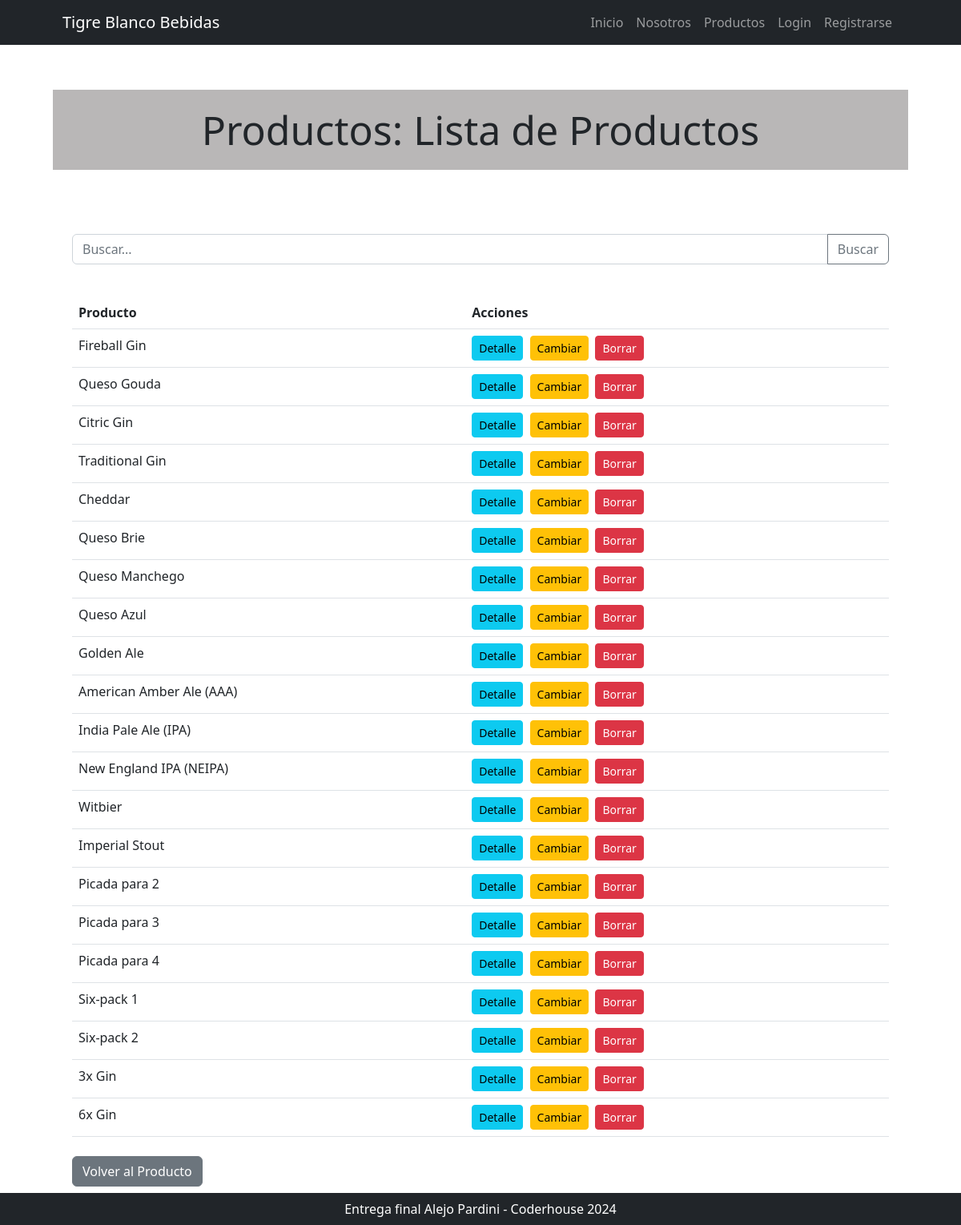
The page /producto/producto/list/ on the database its author committed.
### producto/models.py (models this page shows, shortened)
class Producto(models.Model):
    categoria_id = models.ForeignKey(
        ProductoCategoria, null=True, blank=True, on_delete=models.SET_NULL, verbose_name="categoría de producto"
    )
    nombre = models.CharField(max_length=100)
    unidad_medida = models.CharField(max_length=100)
    cantidad = models.FloatField()
    precio = models.FloatField()
    descripcion = models.TextField(null=True, blank=True, verbose_name="descripción")
    fecha_actualizacion = models.DateField(
        null=True, blank=True, default=timezone.now, editable=False, verbose_name="fecha de actualización"
    )
    class Meta:
        verbose_name = "producto"
        verbose_name_plural = "productos"

### producto/views.py (the view)
# urls.py: path("producto/list/", views.ProductoList.as_view(), name="producto_list"),
class ProductoList(ListView):
    model = models.Producto
    def get_queryset(self) -> QuerySet:
        if self.request.GET.get("consulta"):
            consulta = self.request.GET.get("consulta")
            object_list = models.Producto.objects.filter(nombre__icontains=consulta)
        else:
            object_list = models.Producto.objects.all()
        return object_list

### producto/templates/producto/producto_list.html
{% extends 'core/base.html' %}
{% block titulo %}
<h1 class="logout">Productos: Lista de Productos</h1>
{% endblock titulo %}
{% block contenido %}
    <div class="container my-5">
        <div class="py-4">
            <form class="input-group mb-3"
                  action="{% url 'producto:producto_list' %}"
                  method="get">
                <input type="text"
                       class="form-control"
                       name="consulta"
                       placeholder="Buscar..."
                       aria-label="Buscar">
                <button class="btn btn-outline-secondary" type="submit" id="button-addon2">Buscar</button>
            </form>
        </div>
        <table class="table table-hover">
            <thead>
                <tr>
                    <th scope="col">Producto</th>
                    <th scope="col">Acciones</th>
                </tr>
            </thead>
            <tbody>
                {% for producto in object_list %}
                    <tr>
                        <td>{{ producto.nombre }}</td>
                        <td>
                            <a class="btn btn-info btn-sm me-1"
                               href="{% url 'producto:producto_detail' producto.id %}">Detalle</a>
                            <a class="btn btn-warning btn-sm me-1"
                               href="{% url 'producto:producto_update' producto.id %}">Cambiar</a>
                            <a class="btn btn-danger btn-sm"
                               href="{% url 'producto:producto_delete' producto.id %}">Borrar</a>
                        </td>
                    </tr>
                {% endfor %}
            </tbody>
        </table>
        <div class="mt-4">
            <a class="btn btn-secondary"
               href="{% url 'producto:editar_producto' %}"
               role="button">Volver al Producto</a>
        </div>
    </div>
{% endblock contenido %}

### core/static/core/css/usuarios_styles.css (style rules this page uses)
.logout, .login, .productos, .registro { font-size: 50px; text-align: center; background-color: rgb(185, 183, 183); padding-top: 20px; padding-bottom: 20px; }

### rows shown on the page
Producto: nombre "Fireball Gin"
Producto: nombre "Queso Gouda"
Producto: nombre "Citric Gin"
Producto: nombre "Traditional Gin"
Producto: nombre "Cheddar"
Producto: nombre "Queso Brie"
Producto: nombre "Queso Manchego"
Producto: nombre "Queso Azul"
Producto: nombre "Golden Ale"
Producto: nombre "American Amber Ale (AAA)"
Producto: nombre "India Pale Ale (IPA)"
Producto: nombre "New England IPA (NEIPA)"
Producto: nombre "Witbier"
Producto: nombre "Imperial Stout"
Producto: nombre "Picada para 2"
Producto: nombre "Picada para 3"
Producto: nombre "Picada para 4"
Producto: nombre "Six-pack 1"
Producto: nombre "Six-pack 2"
Producto: nombre "3x Gin"
Producto: nombre "6x Gin"
